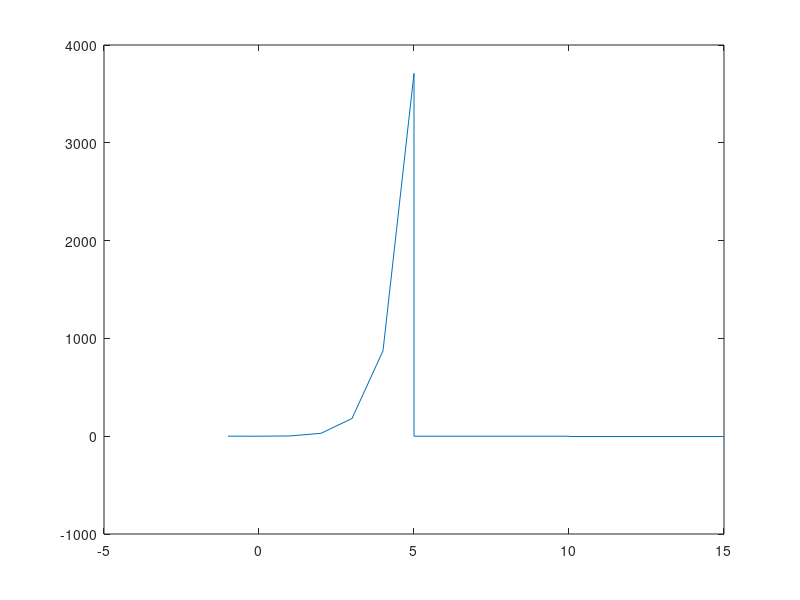

Recreate this plot in MATLAB.
t1=-1:5;
x1=exp(t1).*(t1.^2);

t2=5:10;
x2=zeros(size(t2));

t3=10:15;
x3=[-3 -3 -3 -3 -3 -3];

t=[t1 t2 t3];
x=[x1 x2 x3];

plot(t,x)